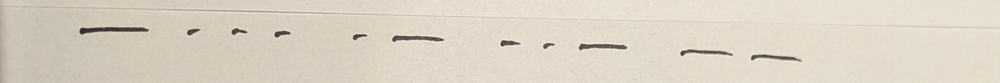
#> input picture tesstrain_data_raw/1.png, 1000 x 83 px, shrunk from 2712 x 224 before the run
$ python train_prepare_thresher.py
#> lines starting #> are read from the running program, lines starting #| are printed output that depends on the picture; after the words box and inside, x2 and y2 are one past the last pixel; in counts of white or black regions, pixels touching at a corner belong together
import os
import cv2
# Simple script to prepare png images for teseract training:
# Grayscaling, Thresholding, conversion to RGB, rotate and copy to create addtional training image.
# Images should be single lines of text with no background disturbances. HIgh image quality seems needed for enough pixels in characters.

currentpath = input("please provide path to png files to binarize.\nE.g. type './' for current directory...\n")
#> the answer given: .

localfiles = next(os.walk(currentpath), (None, None, []))[2]

print(localfiles)

for file in localfiles:
   if ".png" in file:
     img = cv2.imread(file)
#> img is the input picture: shape (83, 1000, 3); mean B, G, R 195.5, 211, 219.5
     # reduce noise from image
     procImg = cv2.cvtColor(img, cv2.COLOR_BGR2GRAY)
     procImg = cv2.threshold(procImg, 192, 255, cv2.THRESH_BINARY)[1]    # Here 192, thresholding value might vary, the darker the image the higer.
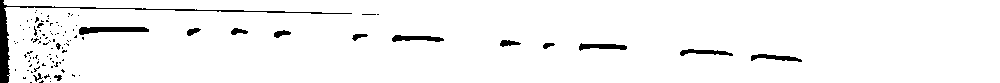
#> procImg: shape (83, 1000); 96.1% white; 105 black regions (90 under 20 px), largest, box (x1, y1, x2, y2) and area: (0, 0, 352, 83) 1107, (79, 27, 149, 35) 371, (392, 35, 444, 42) 233
     procImgRgb = cv2.cvtColor(procImg, cv2.COLOR_BGR2RGB)
     imgname = file[:-4] + "-bw.png"
     cv2.imwrite(imgname, procImgRgb)
     # rotate the image by 180 degrees to create another, backwards training image
     procImg = cv2.rotate(procImg, cv2.ROTATE_180)
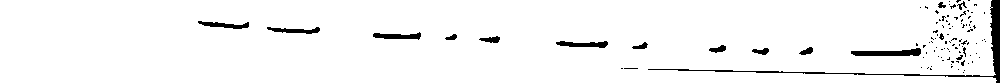
#> procImg: shape (83, 1000); 96.1% white; 105 black regions (90 under 20 px), largest, box (x1, y1, x2, y2) and area: (648, 0, 1000, 83) 1107, (851, 48, 921, 56) 371, (556, 41, 608, 48) 233
     procImgRgb = cv2.cvtColor(procImg, cv2.COLOR_BGR2RGB)
#> pass 3 of the loop `for file in localfiles:`:
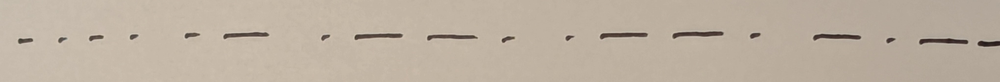
#> input picture tesstrain_data_raw/10.png, 1000 x 82 px, shrunk from 4080 x 336 before the run
#> img is the input picture: shape (82, 1000, 3); mean B, G, R 161, 176.3, 189.1
#> `procImg = cv2.threshold(procImg, 192, 255, cv2.THRESH_BINARY)[1]`:
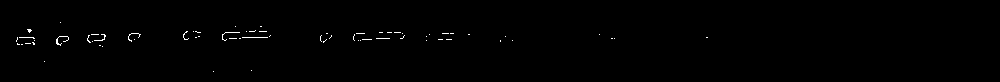
#> procImg: shape (82, 1000); 0.48% white in thin lines or dots, all inside (x1, y1, x2, y2) = (16, 22, 708, 72)
#> `procImg = cv2.rotate(procImg, cv2.ROTATE_180)`:
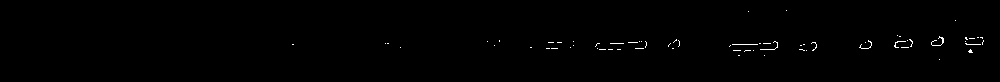
#> procImg: shape (82, 1000); 0.48% white in thin lines or dots, all inside (x1, y1, x2, y2) = (292, 10, 984, 60)
     cv2.imwrite(file[:-4] + "-bw-rot.png", procImgRgb)
   else:
     print("File found that's not a png: " + file)
